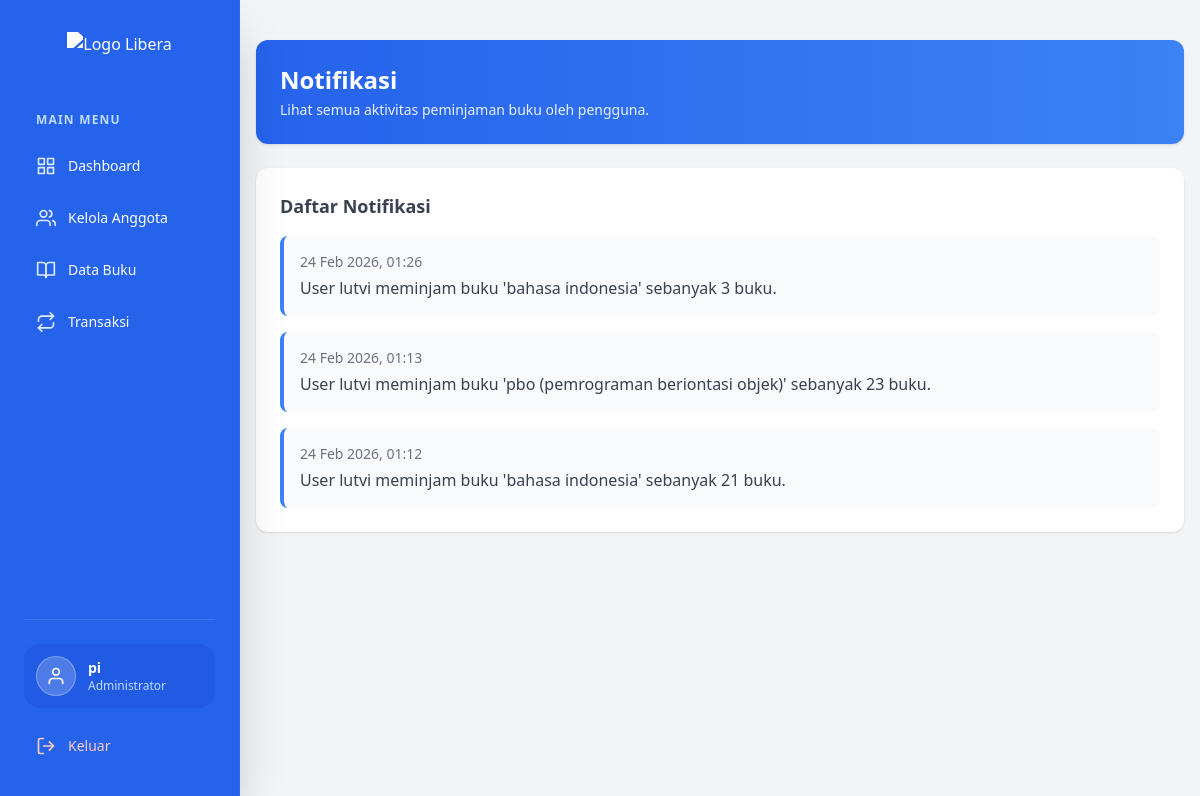
Screenshot of /Libera/admin/notifications.php (signed in) with the database file from the repository.
### tables this page shows
CREATE TABLE `notif` (
  `id_notif` int(11) NOT NULL,
  `message` text NOT NULL,
  `created_at` timestamp NOT NULL DEFAULT current_timestamp()
);

### Libera/admin/notifications.php (the view, shortened to what this page needs)
<?php
include '../config/koneksi.php';
$query_notif = mysqli_query($koneksi, "SELECT * FROM notif ORDER BY created_at DESC");
?>
<!DOCTYPE html>
<html lang="en">
<head>
    <link href="https://cdnjs.cloudflare.com/ajax/libs/flowbite/2.2.1/flowbite.min.css" rel="stylesheet">
    <script src="https://cdn.tailwindcss.com"></script>
</head>
<body class="bg-gray-100 font-poppins">
    <?php include 'partials/sidebar.php'; ?>
    <main class="ml-60 p-4 min-h-screen">
        <section>
            <div class="mt-6 bg-gradient-to-r from-blue-600 to-blue-500 p-6 rounded-xl shadow text-white">
                <h2 class="text-2xl font-semibold mb-1">
                    Notifikasi
                </h2>
                <p class="text-sm opacity-90">
                    Lihat semua aktivitas peminjaman buku oleh pengguna.
                </p>
            </div>
        </section>
        <section class="mt-6">
            <div class="bg-white rounded-xl shadow p-6">
                <h2 class="text-lg font-semibold text-gray-700 mb-4">
                    Daftar Notifikasi
                </h2>
                <?php if (mysqli_num_rows($query_notif) > 0): ?>
                    <div class="space-y-4">
                        <?php while ($notif = mysqli_fetch_assoc($query_notif)): ?>
                            <div class="bg-gray-50 rounded-lg p-4 border-l-4 border-blue-500">
                                <p class="text-sm text-gray-500">
                                    <?php echo date('d M Y, H:i', strtotime($notif['created_at'])); ?></p>
                                <p class="mt-1 text-gray-700"><?php echo htmlspecialchars($notif['message']); ?></p>
                            </div>
                        <?php endwhile; ?>
                    </div>
                <?php else: ?>
                    <p class="text-gray-500">Belum ada notifikasi.</p>
                <?php endif; ?>
            </div>
        </section>
    </main>
</body>
</html>

### rows the page displays
notif: created_at "24 Feb 2026, 01:26", message "User lutvi meminjam buku 'bahasa indonesia' sebanyak 3 buku."
notif: created_at "24 Feb 2026, 01:13", message "User lutvi meminjam buku 'pbo (pemrograman beriontasi objek)' sebanyak 23 buku."
notif: created_at "24 Feb 2026, 01:12", message "User lutvi meminjam buku 'bahasa indonesia' sebanyak 21 buku."

### other values shown
$_SESSION['username'] "pi"
